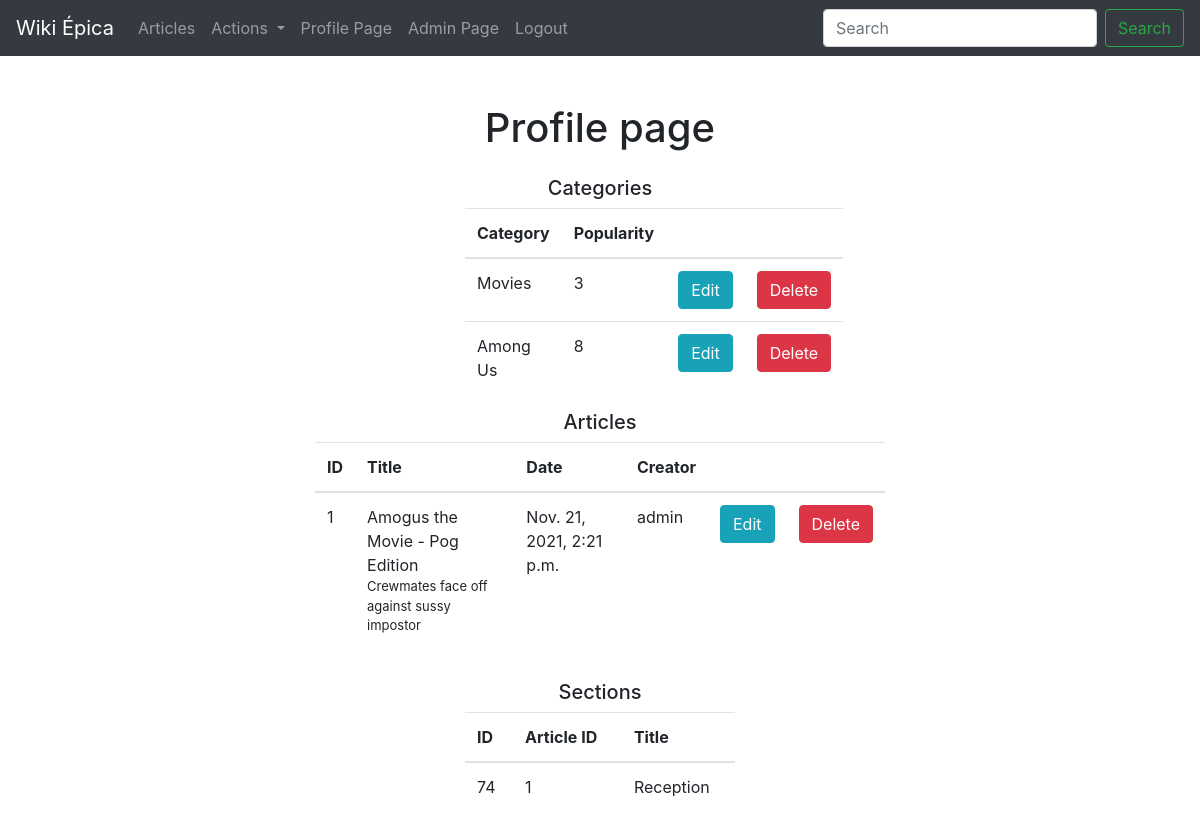
The page /adminPage/ (signed in) on the database as committed earlier.
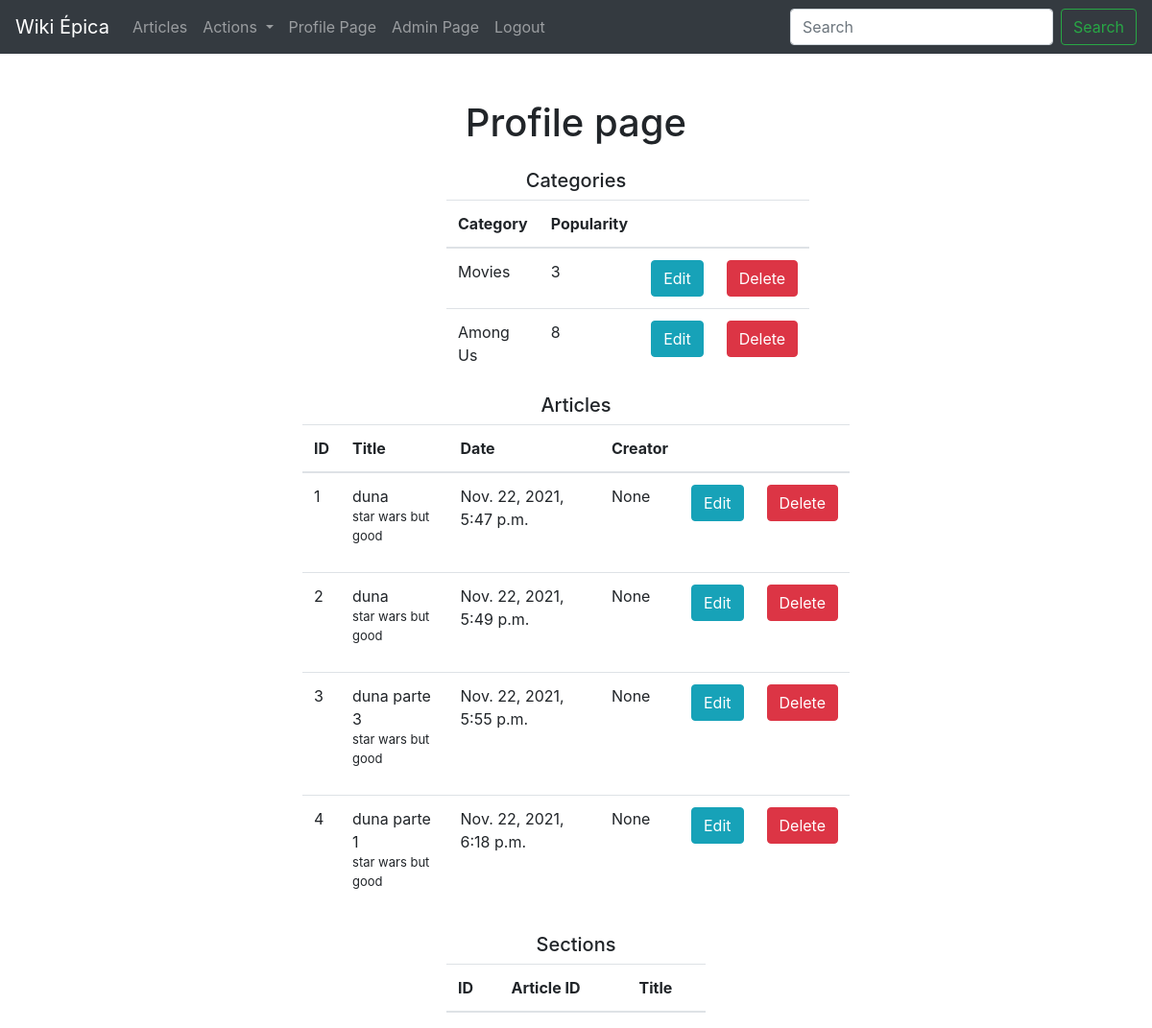
The same page on the database as committed later.
### wiki/models.py (models this page shows, shortened)
class Category(models.Model):
    name = models.CharField(max_length=80)
    popularity = models.IntegerField()

class Article(models.Model):
    title = models.CharField(max_length=120)
    short_description = models.CharField(max_length=800)
    main_text = models.TextField()
    main_image = models.ImageField(upload_to=upload_path)
    side_card = models.JSONField()
    categories = models.ManyToManyField(Category)
    date_created = models.DateTimeField(default=datetime.datetime.now)
    date_last_modified = models.DateTimeField(default=datetime.datetime.now)
    created_by_user = models.ForeignKey(
        settings.AUTH_USER_MODEL,
        null=True,
        on_delete=models.SET_NULL,
        related_name="creator"
    )
    last_modified_by_user = models.ForeignKey(
        settings.AUTH_USER_MODEL,
        null=True,
        on_delete=models.SET_NULL
    )
    edit_restriction_level = models.IntegerField()

class Section(models.Model):
    id = models.BigAutoField(primary_key=True)
    article = models.ForeignKey(Article, on_delete=models.CASCADE)
    position = models.PositiveSmallIntegerField()
    title = models.CharField(max_length=120)
    text = models.TextField()
    image = models.ImageField(upload_to=upload_path)

### wiki/views.py (the view)
# urls.py: path('adminPage/', views.adminPage),
def adminPage(request):
    if request.POST:
        action = request.POST['action']
        if action == 'delete_article':
            articleID = request.POST['articleID']
            Article.objects.filter(id=articleID).delete()
    categories = Category.objects.all()
    articles = Article.objects.all()
    sections = Section.objects.all()
    params = {
        "categories": categories,
        "articles": articles,
        "sections": sections,
    }
    return render(request, "admin_page.html", params)

### wiki/templates/admin_page.html (shortened to what this page needs)
{% extends "layout.html" %}
{% block content %}
    <div class="d-flex justify-content-center mt-5"><h1>Profile page</h1></div>
    {% if not user.is_authenticated %}
        <div class="d-flex justify-content-center mt-5"><p class="text-danger">Please login to see this page.</p></div>
    {% elif not user.is_superuser %}
        <div class="d-flex justify-content-center mt-5"><p class="text-danger">You need admin permission level to see this page.</p></div>
    {% else %}
        <div class="container w-25 mt-3">
            <h5 class="d-flex justify-content-center">Categories</h5>
            <table class="table">
                <thead>
                    <tr>
                        <th scope="col">Category</th>
                        <th scope="col">Popularity</th>
                        <th scope="col"></th>
                        <th scope="col"></th>
                    </tr>
                </thead>
                <tbody>
                    {% for category in categories %}
                        <tr>
                            <td>{{ category.name }}</td>
                            <td>{{ category.popularity }}</td>
                            <td><button type="button" class="btn btn-info">Edit</button></td>
                            <td><button type="button" class="btn btn-danger">Delete</button></td>
                        </tr>
                    {% endfor %}
                </tbody>
            </table>
        </div>
        <div class="container w-50 mt-3">
            <h5 class="d-flex justify-content-center">Articles</h5>
            <table class="table">
                <thead>
                    <tr>
                        <th scope="col">ID</th>
                        <th scope="col">Title</th>
                        <th scope="col">Date</th>
                        <th scope="col">Creator</th>
                        <th scope="col"></th>
                        <th scope="col"></th>
                    </tr>
                </thead>
                <tbody>
                    {% for article in articles %}
                        <tr>
                            <td>{{ article.id }}</td>
                            <td>
                                {{ article.title }}
                                <p style="font-size: small">{{ article.short_description }}</p>
                            </td>
                            <td>{{ article.date_created }}</td>
                            <td>{{ article.created_by_user }}</td>
                            <td><a role="button" class="btn btn-info" style="color: white" href="/articles/edit/{{ article.id }}/">Edit</a></td>
                            <td>
                                <form action="." method="post">
                                    <input type="submit" value="Delete" role="button" class="btn btn-danger"></input>
                                </form>
                            </td>
                        </tr>
                    {% endfor %}
                </tbody>
            </table>
        </div>
        <div class="container w-25 mt-3">
            <h5 class="d-flex justify-content-center">Sections</h5>
            <table class="table">
                <thead>
                    <tr>
                        <th scope="col">ID</th>
                        <th scope="col">Article ID</th>
                        <th scope="col">Title</th>
                    </tr>
                </thead>
                <tbody>
                    {% for section in sections %}
                        <tr>
                            <td>{{ section.id }}</td>
                            <td>{{ section.article_id }}</td>
                            <td>{{ section.title }}</td>
                        </tr>
                    {% endfor %}
                </tbody>
            </table>
        </div>
    {% endif %}
{% endblock %}

### wiki/templates/layout.html (shortened to what this page needs)
{% load static %}
<!DOCTYPE html>
<html>
<head>
    <link rel="stylesheet" href="https://stackpath.bootstrapcdn.com/bootstrap/4.3.1/css/bootstrap.min.css">
    <link href="{% static "style.css" %}" rel="stylesheet"/>
</head>
<body>
<nav class="navbar navbar-expand-lg navbar-dark bg-dark sticky-top">
  <a class="navbar-brand" href="/">Wiki Épica</a>
  <div class="collapse navbar-collapse" id="navbarSupportedContent">
    <ul class="navbar-nav mr-auto">
      <li class="nav-item {% if articles_page %} active {% endif %}">
        <a class="nav-link" href="/articles">Articles</a>
      </li>
        {% if user.is_authenticated %}
            <li class="nav-item dropdown">
                <a class="nav-link dropdown-toggle" href="#" id="navbarDropdown" role="button" data-toggle="dropdown" aria-haspopup="true" aria-expanded="false">
                Actions
                </a>
            </li>
            <li class="nav-item {% if profile_page %} active {% endif %}">
                <a class="nav-link" href="/accounts/profile">Profile Page</a>
            </li>
            {% if user.is_superuser %}
                <li class="nav-item">
                    <a class="nav-link" href="/adminPage/">Admin Page</a>
                </li>
            {% endif %}
            <li class="nav-item">
                <a class="nav-link" href="/logout/">Logout</a>
            </li>
        {% else %}
            <li class="nav-item">
                <a class="nav-link" href="/login/">Login</a>
            </li>
        {% endif %}
    </ul>
    <form action="/articles" class="form-inline my-2 my-lg-0">
      <input name="search_prompt" class="form-control mr-sm-2" type="search" placeholder="Search" aria-label="Search">
      <button class="btn btn-outline-success my-2 my-sm-0" type="submit">Search</button>
    </form>
  </div>
</nav>
{% block content %}
{% endblock %}
</body>
</html>

Rows that differ between the two databases and show on the page:
removed Section: id "74", article_id "1", title "Reception"
changed Article id 1: title "Amogus the Movie - Pog Edition" → "duna"; short_description "Crewmates face off against sussy impostor" → "star wars but good"; date_created "Nov. 21, 2021, 2:21 p.m." → "Nov. 22, 2021, 5:47 p.m."; created_by_user "admin" → "None"
added Article: id "2", title "duna", short_description "star wars but good", date_created "Nov. 22, 2021, 5:49 p.m.", created_by_user "None"
added Article: id "3", title "duna parte 3", short_description "star wars but good", date_created "Nov. 22, 2021, 5:55 p.m.", created_by_user "None"
added Article: id "4", title "duna parte 1", short_description "star wars but good", date_created "Nov. 22, 2021, 6:18 p.m.", created_by_user "None"
